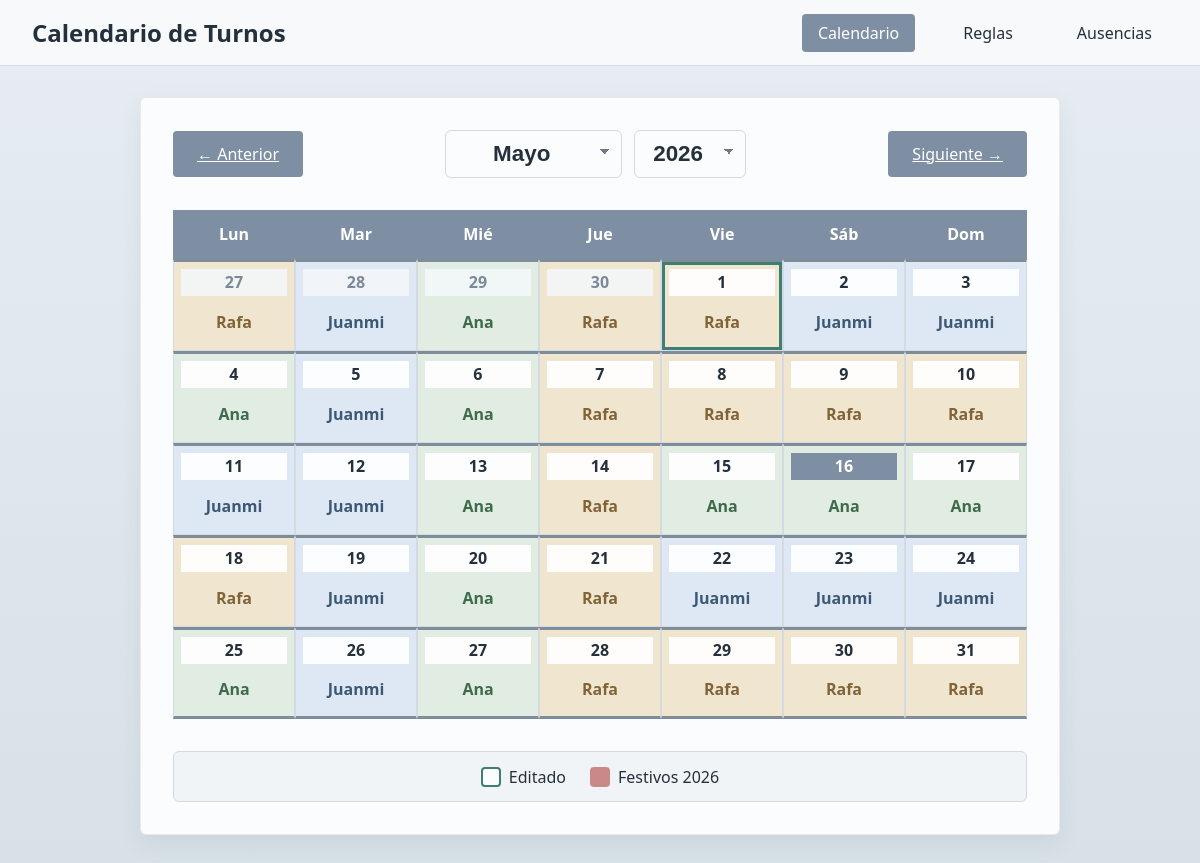
The page / on the database its author committed.
### models.py (models this page shows)
class DayWeekRule(db.Model):
    __tablename__ = 'day_week_rules'
    id = db.Column(db.Integer, primary_key=True)
    day_of_week = db.Column(db.Integer, nullable=False)  # 0=lunes, 6=domingo
    algorithm = db.Column(db.String(20), nullable=False)  # 'fijo' o 'rotatorio'
    person_fijo = db.Column(db.String(50))  # Para algoritmo 'fijo'
    rotation_order = db.Column(db.String(50))  # 'Juanmi,Rafa,Ana' formato
    rotation_start_date = db.Column(db.Date)  # Fecha inicial de rotación
    created_at = db.Column(db.DateTime, default=datetime.utcnow)
    updated_at = db.Column(db.DateTime, default=datetime.utcnow, onupdate=datetime.utcnow)

class CustomShift(db.Model):
    __tablename__ = 'custom_shifts'
    id = db.Column(db.Integer, primary_key=True)
    shift_date = db.Column(db.Date, nullable=False, unique=True)
    person = db.Column(db.String(50))
    note = db.Column(db.Text)
    created_at = db.Column(db.DateTime, default=datetime.utcnow)
    updated_at = db.Column(db.DateTime, default=datetime.utcnow, onupdate=datetime.utcnow)

### app.py (the view)
@app.route(f'/{SECRET_PATH}/')
@app_state.cached_view(lambda: current_month_cache_key(), ('data', 'holidays'), include_current_day=True)
def index():
    today = date.today()
    return render_calendar(today.year, today.month)

### app.py (called while the page is built, shortened)
def get_week_start(target_date):
    return target_date - timedelta(days=target_date.weekday())

def get_default_shift_for_day(shift_date):
    day_of_week = shift_date.weekday()  # 0=lunes, 6=domingo
    rule = DayWeekRule.query.filter_by(day_of_week=day_of_week).first()
    if not rule:
        return None
    if rule.algorithm == 'fijo':
        return rule.person_fijo
    if rule.algorithm == 'rotatorio':
        if not rule.rotation_order or not rule.rotation_start_date:
            return None
        people_list = [p.strip() for p in rule.rotation_order.split(',') if p.strip()]
        if len(people_list) != 3:
            return None
        start_week = get_week_start(rule.rotation_start_date)
        shift_week = get_week_start(shift_date)
        if shift_week < start_week:
            return None
        weeks_diff = (shift_week - start_week).days // 7
        person_index = weeks_diff % len(people_list)
        return people_list[person_index]
    return None

def get_previous_month(year, month):
    if month == 1:
        return year - 1, 12
    return year, month - 1

def get_next_month(year, month):
    if month == 12:
        return year + 1, 1
    return year, month + 1

def get_month_cache_key(year, month):
    return (HOLIDAY_CACHE_VERSION, year, month)

def calendar_cache_key(year, month):
    return f'calendar:{year:04d}-{month:02d}'

def current_month_cache_key():
    today = date.today()
    return calendar_cache_key(today.year, today.month)

def ensure_holiday_refresh_worker():
    global holiday_refresh_thread
    with holiday_refresh_thread_lock:
        if holiday_refresh_thread and holiday_refresh_thread.is_alive():
            return
        holiday_refresh_thread = Thread(
            target=holiday_refresh_worker,
            name='holiday-refresh',
            daemon=True,
        )
        holiday_refresh_thread.start()
        app.logger.info('Worker de recarga de festivos iniciado')

def get_month_holidays(year, month):
    if year != date.today().year:
        return {}
    cache_key = get_month_cache_key(year, month)
    with holiday_cache_lock:
        month_holidays = holiday_cache.get(cache_key)
    if month_holidays is None:
        app.logger.info('Festivos %s-%02d no disponibles en cache; devolviendo calendario sin festivos', year, month)
        return {}

@app.before_request
def create_tables():
    db.create_all()
    ensure_custom_shift_schema()
    ensure_absence_schema()
    ensure_holiday_refresh_worker()

### templates/calendar.html (shortened to what this page needs)
{% extends "base.html" %}
{% block content %}
<div class="calendar-container">
    <div class="calendar-header">
        <a href="{{ prev_url }}" class="btn btn-nav" aria-label="Mes anterior">
            <span class="nav-label-full">← Anterior</span>
        </a>
        <div class="month-title month-selector-group" aria-label="Seleccionar mes y año">
            <select id="monthSelect" class="month-selector" aria-label="Seleccionar mes">
                {% for month_option in month_options %}
                <option value="{{ month_option.value }}" {% if month_option.value == month %}selected{% endif %}>
                    {{ month_option.label }}
                </option>
                {% endfor %}
            </select>
            <select id="yearSelect" class="month-selector year-selector" aria-label="Seleccionar año">
                {% for year_option in year_options %}
                <option value="{{ year_option }}" {% if year_option == year %}selected{% endif %}>
                    {{ year_option }}
                </option>
                {% endfor %}
            </select>
        </div>
        <a href="{{ next_url }}" class="btn btn-nav" aria-label="Mes siguiente">
            <span class="nav-label-full">Siguiente →</span>
        </a>
    </div>
    <table class="calendar-table">
        <thead>
            <tr>
                {% for day_name in days_of_week %}
                <th>
                    <span class="day-name-full">{{ day_name }}</span>
                </th>
                {% endfor %}
            </tr>
        </thead>
        <tbody>
            {% for week in weeks %}
            <tr class="calendar-week">
                {% for day in week %}
                <td class="calendar-day {% if day.month_type == 'current' %}current-month{% else %}other-month{% endif %} {% if loop.index0 >= 5 %}weekend-day{% endif %} {% if day.is_today and day.month_type == 'current' %}today{% endif %} {% if day.is_holiday %}holiday{% endif %} {% if not day.person %}no-rule{% endif %} {% if day.is_custom %}custom-shift{% else %}default-shift{% endif %} {% if day.person == 'Juanmi' %}person-juanmi{% elif day.person == 'Rafa' %}person-rafa{% elif day.person == 'Ana' %}person-ana{% endif %}"
                    data-date="{{ day.date.isoformat() }}"
                    {% if day.holiday_name %}title="{{ day.holiday_name }}"{% endif %}>
                    <div class="day-content">
                        <div class="day-header">
                            <button
                                type="button"
                                class="day-number {% if day.is_holiday %}holiday-trigger{% endif %}"
                                {% if day.holiday_name %}
                                data-holiday-name="{{ day.holiday_name }}"
                                aria-label="Festivo: {{ day.holiday_name }}"
                                {% else %}
                                aria-label="Día {{ day.day_num }}"
                                {% endif %}
                            >{{ day.day_num }}</button>
                        </div>
                        <div class="day-person"
                             data-date="{{ day.date.isoformat() }}"
                             data-current-person="{{ day.custom_person or '' }}"
                             data-effective-person="{{ day.person or '' }}"
                             data-default-person="{{ day.default_person or '' }}"
                             data-is-custom="{{ 'true' if day.is_custom else 'false' }}"
                             data-note="{{ day.note or '' }}"
                             data-absent-people='{{ day.absent_people|tojson }}'>
                            <span class="person-name person-name-full">{{ day.person or 'Vacío' }}</span>
                        </div>
                    </div>
                </td>
                {% endfor %}
            </tr>
            {% endfor %}
        </tbody>
    </table>
    <div class="legend">
        <div class="legend-item">
            <span class="legend-box custom"></span> Editado
        </div>
        <div class="legend-item">
            <span class="legend-box holiday"></span> Festivos {{ holiday_reference_year }}
        </div>
    </div>
</div>
{% endblock %}

### templates/base.html (shortened to what this page needs)
<!DOCTYPE html>
<html lang="es-ES">
<head>
    <link rel="stylesheet" href="https://cdnjs.cloudflare.com/ajax/libs/font-awesome/6.5.2/css/all.min.css">
    <link rel="stylesheet" href="{{ url_for('secret_static', filename='style.css') }}">
</head>
<body>
    <nav class="navbar">
        <div class="nav-container">
            <h1 class="nav-title">Calendario de Turnos</h1>
            <ul id="siteNav" class="nav-links">
                <li><a href="{{ url_for('index') }}" class="nav-link {% if request.endpoint in ['index', 'calendar_view'] %}is-active{% endif %}">Calendario</a></li>
                <li><a href="{{ url_for('settings') }}" class="nav-link {% if request.endpoint == 'settings' %}is-active{% endif %}">Reglas</a></li>
                <li><a href="{{ url_for('absences') }}" class="nav-link {% if request.endpoint == 'absences' %}is-active{% endif %}">Ausencias</a></li>
            </ul>
        </div>
    </nav>
    <main class="container">
        {% block content %}{% endblock %}
    </main>
</body>
</html>

### rows shown on the page
DayWeekRule: person_fijo "Juanmi" "Juanmi" "Juanmi" "Juanmi" "Juanmi"
DayWeekRule: person_fijo "Ana" "Ana" "Ana" "Ana" "Ana"
DayWeekRule: person_fijo "Rafa" "Rafa" "Rafa" "Rafa" "Rafa"
CustomShift: day_num "1", person "Rafa"

### other values the page prints
{{ day_name }} "Lun" "Mar" "Mié" "Jue" "Vie" "Sáb" "Dom"
{{ day.day_num }} "27" "28" "29" "30" "2" "3" "4" "5" "6" "7" "8" "9" "10" "11" "12" "13" "14" "15" "16" "17" "18" "19" "20" "21" "22" "23" "24" "25" "26" "27" "28" "29" "30" "31"
{{ day.person or 'Vacío' }} "Rafa" "Juanmi" "Juanmi" "Ana" "Rafa" "Rafa" "Rafa" "Juanmi" "Ana" "Ana" "Ana" "Rafa" "Juanmi" "Juanmi" "Juanmi" "Ana" "Rafa" "Rafa" "Rafa"
form field value "Mayo"
form field value "2026"
